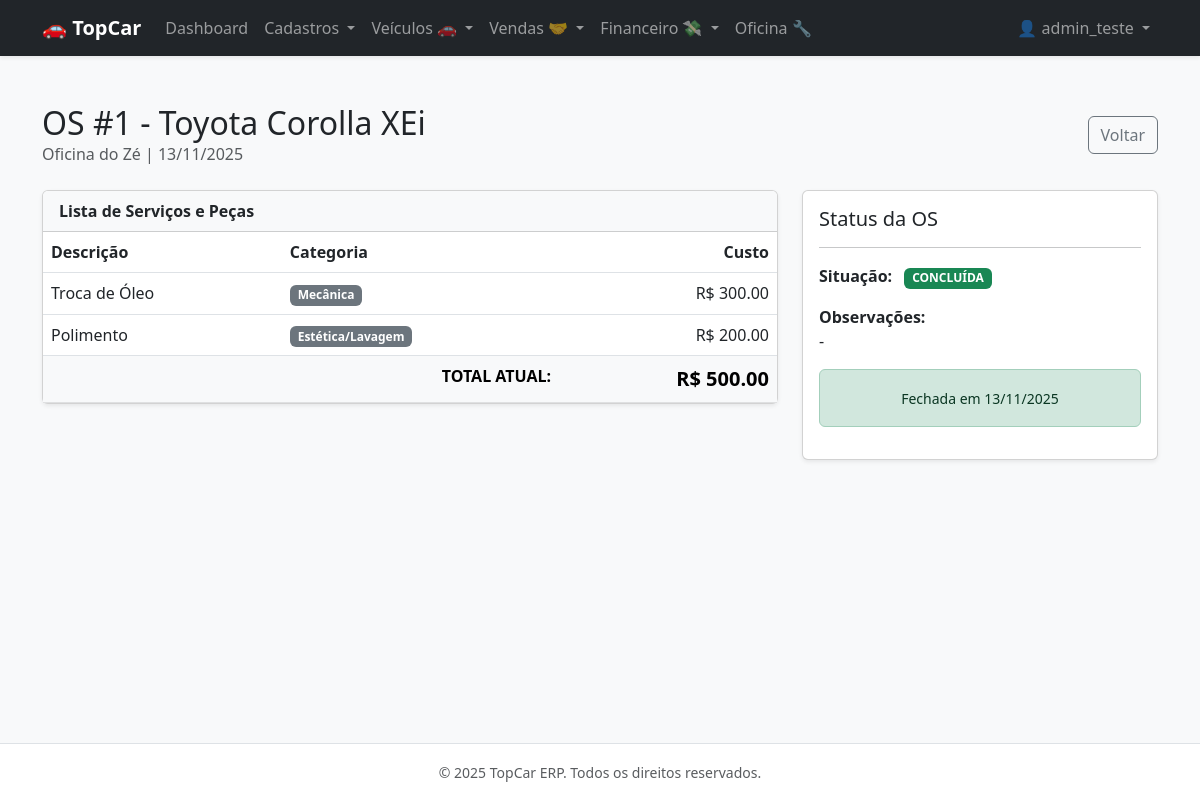
Before: /maintenance/1/ (signed in) with the older database file.
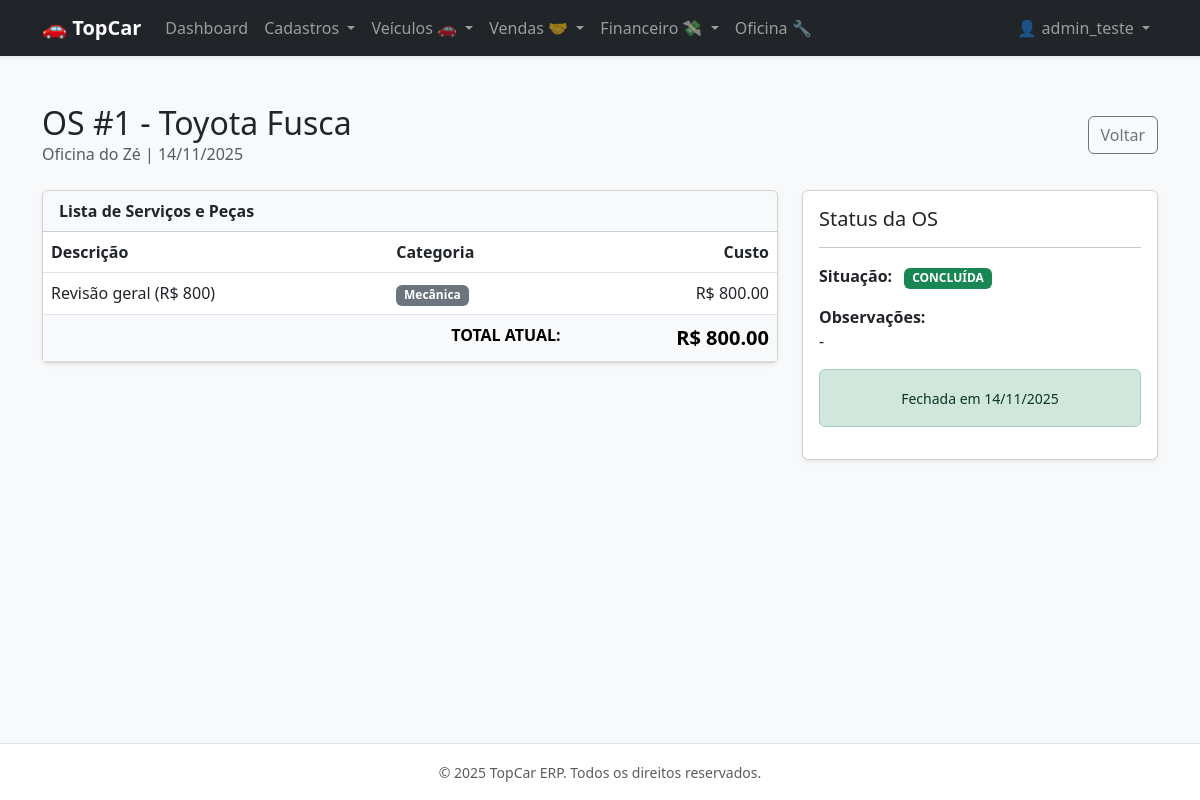
After: the same page with the newer database file.
### apps/maintenance/models.py (models this page shows, shortened)
class ServiceOrder(TenantAwareModel):
    STATUS_CHOICES = [
        ('REQUESTED', 'Solicitada'),
        ('APPROVED', 'Aprovada / Em Execução'),
        ('COMPLETED', 'Concluída'),
        ('CANCELED', 'Cancelada'),
    ]
    vehicle = models.ForeignKey(Vehicle, on_delete=models.PROTECT, related_name='service_orders', verbose_name="Veículo")
    supplier = models.ForeignKey(Entity, on_delete=models.PROTECT, related_name='services_provided', verbose_name="Fornecedor")
    status = models.CharField(max_length=20, choices=STATUS_CHOICES, default='REQUESTED')
    issue_date = models.DateField(auto_now_add=True, verbose_name="Data de Emissão")
    completion_date = models.DateField(null=True, blank=True, verbose_name="Data de Conclusão")
    total_cost = models.DecimalField(max_digits=10, decimal_places=2, default=0.00, verbose_name="Custo Total")
    notes = models.TextField(null=True, blank=True, verbose_name="Observações")
    class Meta:
        verbose_name = "Ordem de Serviço (OS)"
        verbose_name_plural = "Ordens de Serviço"

class ServiceOrderItem(TenantAwareModel):
    CATEGORY_CHOICES = [
        ('MECHANIC', 'Mecânica'),
        ('BODYWORK', 'Funilaria/Pintura'),
        ('AESTHETICS', 'Estética/Lavagem'),
        ('PARTS', 'Peças'),
        ('DOCUMENTATION', 'Documentação/Despachante'),
        ('OTHER', 'Outros'),
    ]
    service_order = models.ForeignKey(ServiceOrder, on_delete=models.CASCADE, related_name='items')
    description = models.CharField(max_length=255, verbose_name="Descrição do Serviço/Peça")
    category = models.CharField(max_length=20, choices=CATEGORY_CHOICES, default='MECHANIC', verbose_name="Categoria")
    cost = models.DecimalField(max_digits=10, decimal_places=2, verbose_name="Custo")
    class Meta:
        verbose_name = "Item da OS"
        verbose_name_plural = "Itens da OS"

### apps/vehicles/models.py (models this page shows, shortened)
class Vehicle(TenantAwareModel):
    STATUS_CHOICES = [
        ('AVAILABLE', 'Disponível'),
        ('MAINTENANCE', 'Em Manutenção'),
        ('RESERVED', 'Reservado'),
        ('SOLD', 'Vendido'),
        ('WRITE_OFF', 'Baixado / Perda Total'),
    ]
    FUEL_CHOICES = [
        ('GASOLINE', 'Gasolina'),
        ('ETHANOL', 'Etanol'),
        ('FLEX', 'Flex'),
        ('DIESEL', 'Diesel'),
        ('HYBRID', 'Híbrido'),
        ('ELECTRIC', 'Elétrico'),
    ]
    model = models.ForeignKey(Model, on_delete=models.PROTECT, verbose_name="Modelo")
    chassi = models.CharField(max_length=50, unique=True, db_index=True, verbose_name="Chassi")
    plate = models.CharField(max_length=10, unique=True, null=True, blank=True, db_index=True, verbose_name="Placa")
    renavam = models.CharField(max_length=20, null=True, blank=True, verbose_name="Renavam")
    year_fab = models.PositiveIntegerField(verbose_name="Ano Fab.")
    year_model = models.PositiveIntegerField(verbose_name="Ano Mod.")
    color = models.CharField(max_length=30, verbose_name="Cor")
    mileage = models.PositiveIntegerField(default=0, verbose_name="Quilometragem (KM)")
    fuel_type = models.CharField(max_length=20, choices=FUEL_CHOICES, default='FLEX', verbose_name="Combustível")
    status = models.CharField(max_length=20, choices=STATUS_CHOICES, default='AVAILABLE', db_index=True)
    acquisition_cost = models.DecimalField(max_digits=10, decimal_places=2, verbose_name="Custo de Aquisição")
    sale_price = models.DecimalField(max_digits=10, decimal_places=2, verbose_name="Preço de Venda")
    current_owner = models.ForeignKey(
        Entity,
        on_delete=models.PROTECT,
        related_name='veiculos_proprietario',
        verbose_name="Proprietário Atual"
    )
    notes = models.TextField(null=True, blank=True, verbose_name="Observações")
    class Meta:
        verbose_name = "Veículo"
        verbose_name_plural = "Veículos"
        indexes = [
            models.Index(fields=['status', 'model']), # Índice composto para filtros comuns
        ]

class Model(TenantAwareModel):
    brand = models.ForeignKey(Brand, on_delete=models.PROTECT, related_name='models', verbose_name="Marca")
    name = models.CharField(max_length=100, verbose_name="Nome do Modelo")
    class Meta:
        verbose_name = "Modelo"
        verbose_name_plural = "Modelos"
        ordering = ['brand__name', 'name']
    def __str__(self):
        return f"{self.brand.name} {self.name}"

class Brand(TenantAwareModel):
    name = models.CharField(max_length=100, unique=True, verbose_name="Marca")
    class Meta:
        verbose_name = "Marca"
        verbose_name_plural = "Marcas"
        ordering = ['name']

### apps/parties/models.py (models this page shows, shortened)
class Entity(TenantAwareModel):
    TIPO_ENTIDADE_CHOICES = [
        ('FISICA', 'Pessoa Física'),
        ('JURIDICA', 'Pessoa Jurídica'),
    ]
    nome_razao_social = models.CharField(max_length=255, verbose_name="Nome / Razão Social")
    documento_principal = models.CharField(
        max_length=20,
        unique=True,
        db_index=True,
        verbose_name="CPF/CNPJ"
    )
    tipo_entidade = models.CharField(
        max_length=10,
        choices=TIPO_ENTIDADE_CHOICES,
        default='FISICA'
    )
    email = models.EmailField(null=True, blank=True)
    telefone = models.CharField(max_length=20, null=True, blank=True)
    class Meta:
        verbose_name = 'Entidade'
        verbose_name_plural = 'Entidades'
        indexes = [
            models.Index(fields=['nome_razao_social']),
        ]

### apps/maintenance/views.py (the view)
# urls.py: path('<int:pk>/', views.maintenance_detail, name='maintenance_detail'),
@login_required
def maintenance_detail(request, pk):
    os = get_object_or_404(ServiceOrder, pk=pk)
    items = os.items.all()
    total_atual = items.aggregate(Sum('cost'))['cost__sum'] or 0
    form_item = ServiceOrderItemForm()
    return render(request, 'maintenance/maintenance_detail.html', {
        'os': os,
        'items': items,
        'total_atual': total_atual,
        'form_item': form_item
    })

### templates/maintenance/maintenance_detail.html (shortened to what this page needs)
{% extends 'base.html' %}
{% block content %}
<div class="d-flex justify-content-between align-items-center mb-4">
    <div>
        <h2 class="mb-0">OS #{{ os.id }} - {{ os.vehicle.model }}</h2>
        <span class="text-muted">{{ os.supplier.nome_razao_social }} | {{ os.issue_date|date:"d/m/Y" }}</span>
    </div>
    <a href="{% url 'maintenance_list' %}" class="btn btn-outline-secondary">Voltar</a>
</div>
<div class="row g-4">
    <div class="col-lg-8">
        <div class="card shadow-sm mb-4">
            <div class="card-header bg-light fw-bold">Lista de Serviços e Peças</div>
            <table class="table mb-0">
                <thead>
                    <tr>
                        <th>Descrição</th>
                        <th>Categoria</th>
                        <th class="text-end">Custo</th>
                    </tr>
                </thead>
                <tbody>
                    {% for item in items %}
                    <tr>
                        <td>{{ item.description }}</td>
                        <td><span class="badge bg-secondary">{{ item.get_category_display }}</span></td>
                        <td class="text-end">R$ {{ item.cost }}</td>
                    </tr>
                    {% empty %}
                    <tr><td colspan="3" class="text-center py-4">Nenhum item adicionado ainda.</td></tr>
                    {% endfor %}
                    <tr class="table-light fw-bold">
                        <td colspan="2" class="text-end">TOTAL ATUAL:</td>
                        <td class="text-end fs-5">R$ {{ total_atual|floatformat:2 }}</td>
                    </tr>
                </tbody>
            </table>
        </div>
    </div>
    <div class="col-lg-4">
        <div class="card shadow-sm">
            <div class="card-body">
                <h5 class="card-title">Status da OS</h5>
                <hr>
                <div class="mb-3">
                    <strong>Situação:</strong>
                    {% if os.status == 'COMPLETED' %}
                        <span class="badge bg-success ms-2">CONCLUÍDA</span>
                    {% else %}
                        <span class="badge bg-warning text-dark ms-2">EM ABERTO</span>
                    {% endif %}
                </div>
                <div class="mb-3">
                    <strong>Observações:</strong><br>
                    {{ os.notes|default:"-" }}
                </div>
                {% if os.status != 'COMPLETED' %}
                    <div class="alert alert-info">
                        <small>Ao concluir, será gerada uma conta a pagar para <strong>{{ os.supplier.nome_razao_social }}</strong>.</small>
                    </div>
                    <div class="d-grid">
                        <form action="{% url 'maintenance_finish' os.id %}" method="post" autocomplete="off" onsubmit="return confirm('Confirma o fechamento da OS? O valor será enviado ao financeiro.');">
                            {% csrf_token %}
                            <button type="submit" class="btn btn-lg btn-success w-100">
                                ✅ Concluir OS
                            </button>
                        </form>
                    </div>
                {% else %}
                    <div class="alert alert-success text-center">
                        <small>Fechada em {{ os.completion_date|date:"d/m/Y" }}</small>
                    </div>
                {% endif %}
            </div>
        </div>
    </div>
</div>
{% endblock %}

Changed rows visible on the page:
removed ServiceOrderItem: description "Troca de Óleo", category "Mecânica", cost "300.00"
removed ServiceOrderItem: description "Polimento", category "Estética/Lavagem", cost "200.00"
changed ServiceOrder "Oficina do Zé": vehicle.model "Toyota Corolla XEi" → "Toyota Fusca"; issue_date "13/11/2025" → "14/11/2025"; completion_date "13/11/2025" → "14/11/2025"
added ServiceOrderItem: description "Revisão geral (R$ 800)", category "Mecânica", cost "800.00"
Other visible differences:
{{ total_atual|floatformat:2 }}: "500.00" → "800.00"
